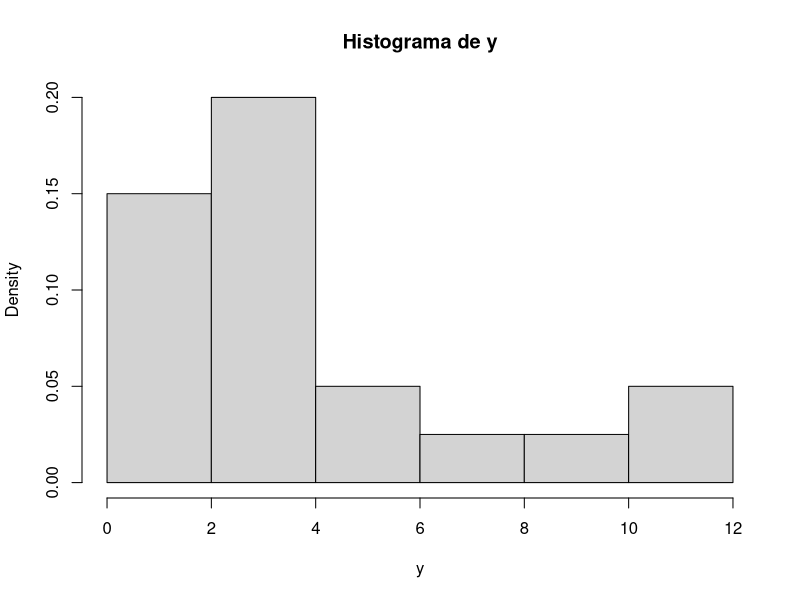

This chart was generated by the following R code:
#Entrada de dados
y <- c(2.07,0.38,11.77,3.66,4.02,8.20,1.88,2.92,2.83,1.76,
0.47,0.36,2.76,0.75,3.64,4.07,2.28,7.14,2.63,11.45)

#Visualização da distribui??o da amostra observada
hist(y, main="Histograma de y",right=FALSE, prob=TRUE)

#tamanho amostral
n <- length(y)
a <- NULL
b <- NULL

# -logverossimilhança
theta<-c(a,b)
neglogvero<-function(theta){-sum(log(dgamma(y,theta[1],theta[2])))}

#resultado:
saida<-nlm(neglogvero,p=c(0.5,0.5))
saida$estimate #estimativas de maxima verossimilhanca

#obtenção das estimativas pelo método dos momentos:

ybar<-mean(y)
s2<- (n-1)*var(y)/n
b.hat<-ybar/s2
a.hat<-b.hat*ybar
b.hat
a.hat